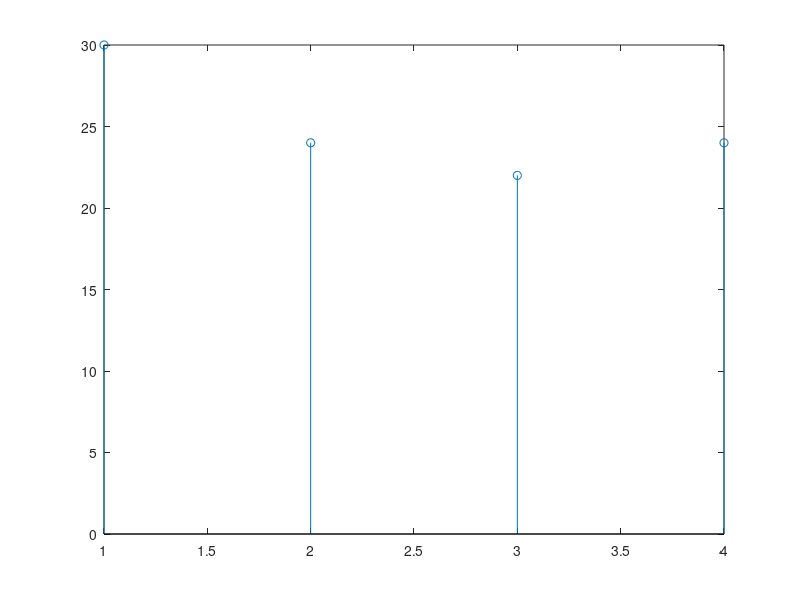

This chart was generated by the following MATLAB code:
v=[1 2 3 4]
x=[1 2 3 4]

n=length(v);
C=zeros(n);

C(:,1)=v;
for i=2:n
    C(:,i)=circshift(v',i-1)';
end
y=x*C;
stem(y);